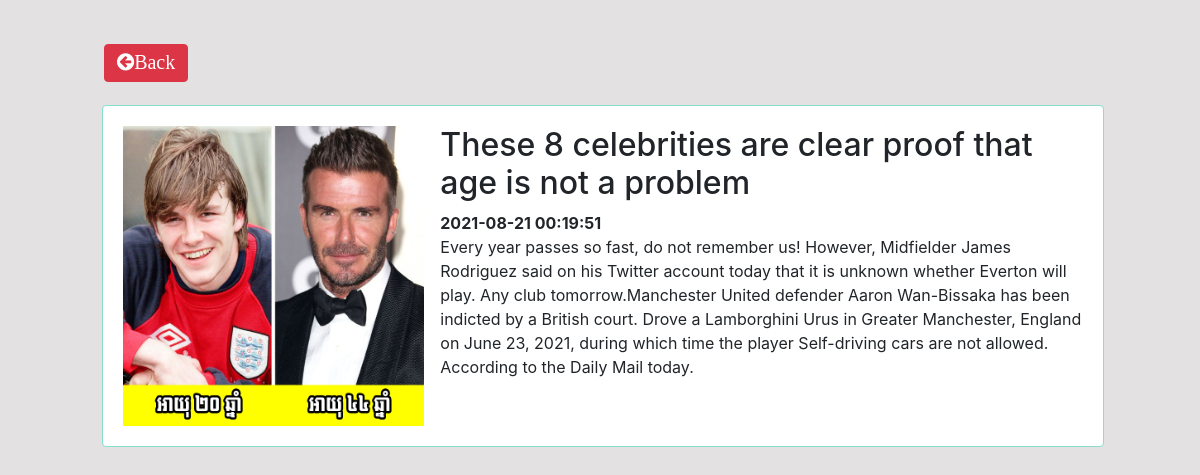
Page /read/detail.php?id=43 on the earlier database version.
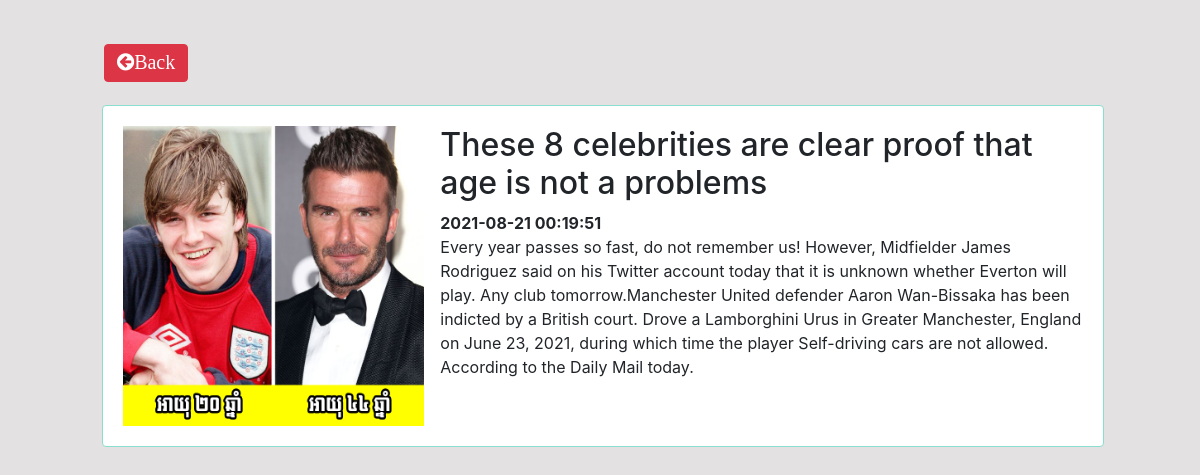
Same page on the later database version.
### tables this page shows
CREATE TABLE `post` (
  `postID` int(11) NOT NULL,
  `title` varchar(1000) NOT NULL,
  `description` varchar(1000) NOT NULL,
  `date` datetime NOT NULL DEFAULT current_timestamp(),
  `image` varchar(500) NOT NULL,
  `userID` int(11) NOT NULL,
  `categoryID` int(11) NOT NULL
);

### inc/database.php (called while the page is built, shortened)
<?php
    function database() {
        return new mysqli('localhost', 'root', '', 'PHP_Project');
    }
    function selectOneNews($id) {
        return database()->query("SELECT * FROM post WHERE postID =$id");
    }
?>

### read/detail.php (the view, shortened to what this page needs)
<!DOCTYPE html>
<html lang="en">
<head>
    <link rel="stylesheet" href="https://cdnjs.cloudflare.com/ajax/libs/font-awesome/4.7.0/css/font-awesome.min.css">
    <link rel="stylesheet" href="https://maxcdn.bootstrapcdn.com/bootstrap/4.5.2/css/bootstrap.min.css">
</head>
<body>
    <div >
        <div class="d-flex p-2" style="margin-top: 3%;margin-left:8%;">
            <a href="http://localhost/PHP_Project/index.php?page=home" class="btn btn-danger"><i class="fa fa-arrow-circle-left" style="font-size:20px">Back</i></a>
        </div>
        <div class="card" style="margin:15px; width: 83.5%; margin-left: 8.5%; border: 1px solid #8adecd; ">
            <?php
                include_once('../inc/database.php');
                $id = $_GET['id'];
                $newsData = selectOneNews($id);
                foreach( $newsData as $data):
            ?>
            <div class="card-body">
                <div class="d-flex">
                    <div class="card-image mr-3"  style="width: 450px; height: auto; box-sizing: border-box;">
                        <img class="img-fluid" style="width: 100%; height: 300px;"src="../uploadImg/<?= $data['image']?>" alt="">
                    </div>
                    <div class="info" style="height:auto; width: 100%; box-sizing: border-box;">
                        <h2><?= $data['title']?></h2>
                        <strong><?= $data['date']?></strong>
                        <p style="box-sizing: content-box;"> <?= $data['description']?></p>
                    </div>
                </div>
            </div>
            <?php endforeach; ?>
        </div>
    </div>
</body>
</html>

Differences in the rows shown:
changed post: title "These 8 celebrities are clear proof that age is not a problem" → "These 8 celebrities are clear proof that age is not a problems"
